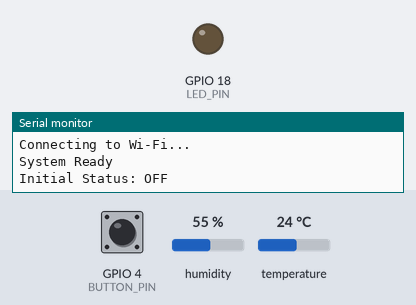
A sketch run on a simulated ESP32. Parts: output pins drawn as LEDs (lit = HIGH), the last lines printed to the serial monitor. The test bench sets the inputs (shaded band); at power-on: GPIO 4 (BUTTON_PIN) HIGH, humidity 55 %, temperature 24 °C. WiFi joins after 1.5 s; servers stay silent unless stated; no MQTT or app messages arrive unless stated.

Above: at 1.2 s.
1.3 s: GPIO 4 (BUTTON_PIN) pulled LOW for 0.15 s
At 2.5 s:
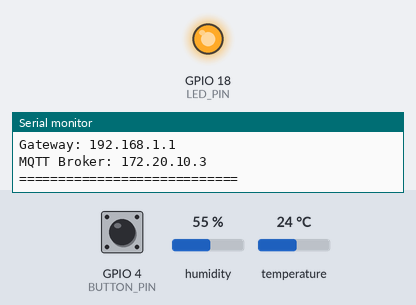
2.9 s: humidity set to 21 %
5.9 s: humidity set to 18 %
10.4 s: GPIO 4 (BUTTON_PIN) pulled LOW for 1 s
At 11.0 s:
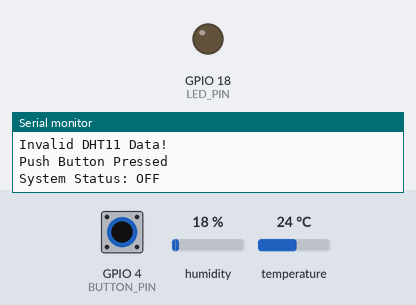
12.9 s: GPIO 4 (BUTTON_PIN) pulled LOW for 3.2 s
At 13.7 s:
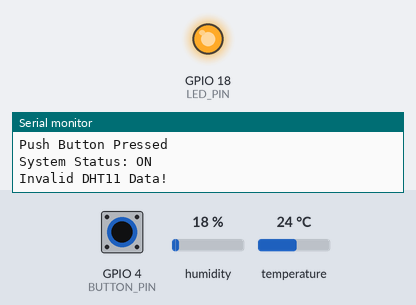
Timing chart, 0 to 15.9 s (numbered marks = the images above; inputs shaded):
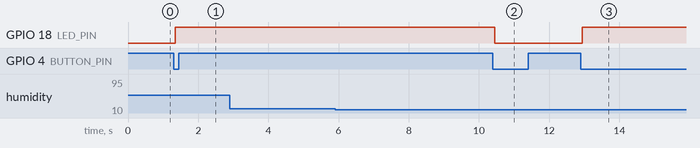

The sketch:

sketch_oct19b.ino
```cpp
#include <WiFi.h>
#include <PubSubClient.h>
#include "DHT.h"

// ========================================
// 1. Wi-Fi Configuration
// ========================================
const char* ssid = "Youngtang";
const char* password = "12345678";

// ========================================
// 2. MQTT Broker Configuration
// ========================================
const char* mqtt_server = "172.20.10.3";
const int mqtt_port = 1883;
const char* mqtt_client_id = "ESP32_DHT11_Client";

// ========================================
// 3. GPIO Configuration
// ========================================
#define DHTPIN 19
#define DHTTYPE DHT11

#define LED_PIN 18
#define BUTTON_PIN 4

// ========================================
// 4. MQTT Topics
// ========================================
const char* topic_temp = "home/room/temperature";
const char* topic_humidity = "home/room/humidity";
const char* topic_status = "home/room/status";
const char* topic_cmd = "home/room/set_status";
const char* topic_availability = "home/room/availability";

// ========================================
// 5. Initialize Objects
// ========================================
DHT dht(DHTPIN, DHTTYPE);

WiFiClient espClient;
PubSubClient client(espClient);

// ========================================
// 6. System Variables
// ========================================
bool systemActive = false;
bool wifiWasConnected = false;

// Button Debounce
bool lastButtonReading = HIGH;
bool stableButtonState = HIGH;

unsigned long lastDebounceTime = 0;
const unsigned long debounceDelay = 50;

// Sensor Timer
unsigned long lastSendTime = 0;
const unsigned long sendInterval = 2000;

// MQTT Reconnect Timer
unsigned long lastMQTTAttempt = 0;
const unsigned long mqttRetryInterval = 5000;

// ========================================
// 7. Update System State
// ========================================
void updateSystemState() {

  // Control LED
  digitalWrite(LED_PIN, systemActive ? HIGH : LOW);

  Serial.print("System Status: ");
  Serial.println(systemActive ? "ON" : "OFF");

  // Publish Status
  if (client.connected()) {
    client.publish(
      topic_status,
      systemActive ? "ON" : "OFF",
      true
    );
  }
}

// ========================================
// 8. MQTT Callback
// ========================================
void callback(char* topic, byte* payload, unsigned int length) {

  String message = "";

  for (unsigned int i = 0; i < length; i++) {
    message += (char)payload[i];
  }

  message.trim();

  Serial.print("MQTT Received: ");
  Serial.println(message);

  if (String(topic) == topic_cmd) {

    if (message == "ON") {
      systemActive = true;
      updateSystemState();
    }

    else if (message == "OFF") {
      systemActive = false;
      updateSystemState();
    }
  }
}

// ========================================
// 9. Wi-Fi Connection
// ========================================
void setupWiFi() {

  WiFi.mode(WIFI_STA);
  WiFi.setAutoReconnect(true);

  WiFi.begin(ssid, password);

  Serial.println("Connecting to Wi-Fi...");
}

// ========================================
// 10. MQTT Reconnection
// ========================================
void reconnectMQTT() {

  if (WiFi.status() != WL_CONNECTED) {
    return;
  }

  if (client.connected()) {
    return;
  }

  if (millis() - lastMQTTAttempt < mqttRetryInterval) {
    return;
  }

  lastMQTTAttempt = millis();

  Serial.println("Connecting to MQTT...");

  if (client.connect(
        mqtt_client_id,
        topic_availability,
        0,
        true,
        "offline"
      )) {

    Serial.println("MQTT Connected!");

    // Subscribe to control commands
    client.subscribe(topic_cmd);

    // Publish online status
    client.publish(
      topic_availability,
      "online",
      true
    );

    // Publish current system status
    updateSystemState();

  } else {

    Serial.print("MQTT Failed, rc=");
    Serial.println(client.state());
  }
}

// ========================================
// 11. Push Button Control
// ========================================
void checkButton() {

  bool reading = digitalRead(BUTTON_PIN);

  if (reading != lastButtonReading) {
    lastDebounceTime = millis();
  }

  if ((millis() - lastDebounceTime) >= debounceDelay) {

    if (reading != stableButtonState) {

      stableButtonState = reading;

      if (stableButtonState == LOW) {

        systemActive = !systemActive;

        Serial.println("Push Button Pressed");

        updateSystemState();

        // Start measurement on next loop when ON
        if (systemActive) {
          lastSendTime = millis() - sendInterval;
        }
      }
    }
  }

  lastButtonReading = reading;
}

// ========================================
// 12. Temperature & Humidity Measurement
// ========================================
void readSensor() {

  if (!systemActive) {
    return;
  }

  if (millis() - lastSendTime < sendInterval) {
    return;
  }

  lastSendTime = millis();

  // Read DHT11
  float temperature = dht.readTemperature();
  float humidity = dht.readHumidity();

  // Check sensor reading
  if (isnan(temperature) || isnan(humidity)) {
    Serial.println("Failed to read DHT11!");
    return;
  }

  // Check valid sensor range
  if (temperature < 0 || temperature > 50 ||
      humidity < 20 || humidity > 90) {

    Serial.println("Invalid DHT11 Data!");
    return;
  }

  // Display temperature
  Serial.print("Temperature: ");
  Serial.print(temperature);
  Serial.println(" °C");

  // Display humidity
  Serial.print("Humidity: ");
  Serial.print(humidity);
  Serial.println(" %");

  // MQTT Publish
  if (client.connected()) {

    String tempPayload = String(temperature, 2);
    String humPayload = String(humidity, 2);

    bool tempPublished = client.publish(
      topic_temp,
      tempPayload.c_str()
    );

    bool humPublished = client.publish(
      topic_humidity,
      humPayload.c_str()
    );

    if (tempPublished && humPublished) {
      Serial.println("MQTT Sensor Data Published!");
    } else {
      Serial.println("MQTT Publish Failed!");
    }

  } else {
    Serial.println("MQTT Not Connected!");
  }

  Serial.println("----------------------------");
}

// ========================================
// 13. Setup
// ========================================
void setup() {

  Serial.begin(115200);

  Serial.println();
  Serial.println("============================");
  Serial.println("ESP32 DHT11 MQTT System");
  Serial.println("============================");

  // GPIO Setup
  pinMode(LED_PIN, OUTPUT);
  pinMode(BUTTON_PIN, INPUT_PULLUP);

  digitalWrite(LED_PIN, LOW);

  // Initialize DHT11
  dht.begin();

  // Initialize Wi-Fi
  setupWiFi();

  // Initialize MQTT
  client.setServer(mqtt_server, mqtt_port);
  client.setCallback(callback);

  Serial.println("System Ready");
  Serial.println("Initial Status: OFF");
}

// ========================================
// 14. Main Loop
// ========================================
void loop() {

  // =====================================
  // 1. Wi-Fi Connection
  // =====================================
  if (WiFi.status() == WL_CONNECTED) {

    if (!wifiWasConnected) {

      wifiWasConnected = true;

      Serial.println();
      Serial.println("============================");
      Serial.println("Wi-Fi Connected!");

      Serial.print("ESP32 IP: ");
      Serial.println(WiFi.localIP());

      Serial.print("Gateway: ");
      Serial.println(WiFi.gatewayIP());

      Serial.print("MQTT Broker: ");
      Serial.println(mqtt_server);

      Serial.println("============================");
    }

    // =====================================
    // 2. MQTT Connection
    // =====================================
    if (!client.connected()) {
      reconnectMQTT();
    }

    if (client.connected()) {
      client.loop();
    }

  } else {

    if (wifiWasConnected) {
      wifiWasConnected = false;
      Serial.println("Wi-Fi Disconnected!");
    }
  }

  // =====================================
  // 3. Push Button
  // =====================================
  checkButton();

  // =====================================
  // 4. DHT11 Sensor
  // =====================================
  readSensor();
}
```

Measured:
- after the input at 1.3 s, GPIO 18 (LED_PIN): LOW → HIGH after 0.05 s
- after the input at 10.4 s, GPIO 18 (LED_PIN): HIGH → LOW after 0.05 s
- after the input at 12.9 s, GPIO 18 (LED_PIN): LOW → HIGH after 0.05 s
